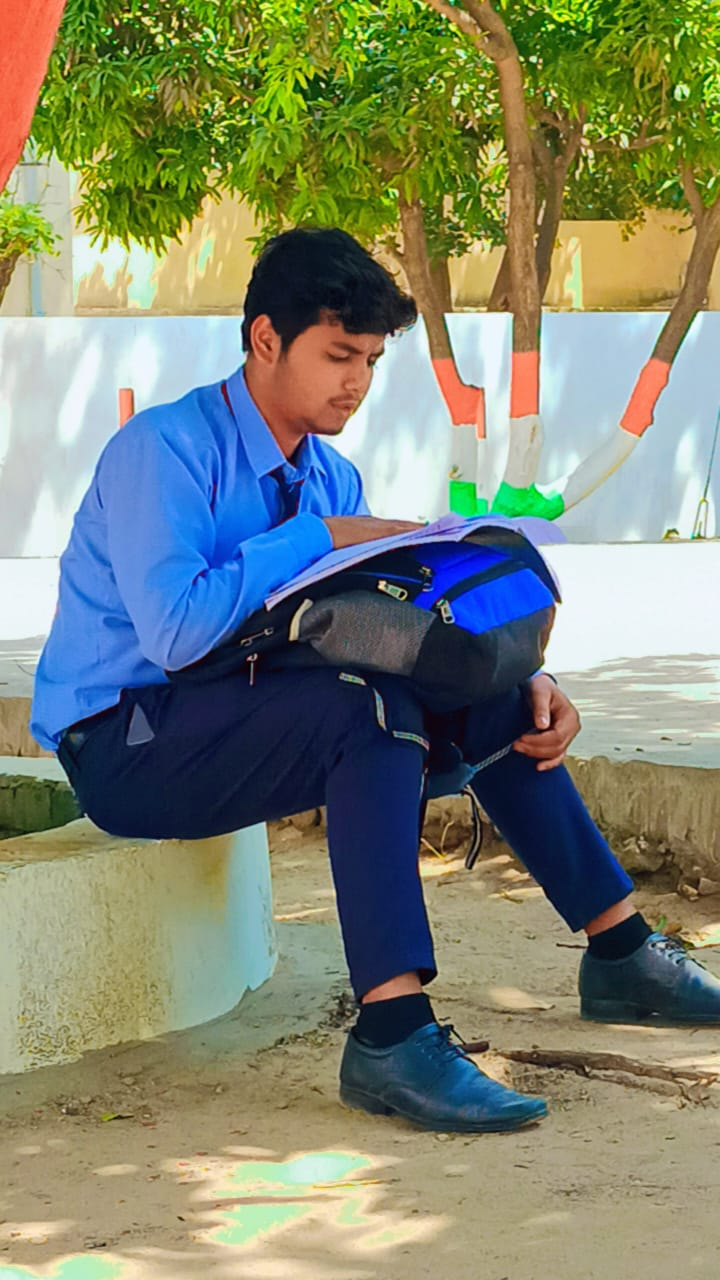
#> input picture avni.jpg, 720 x 1280 px, found by its file name
$ python Implement_Boundary_Feature_Descriptors.py
#> lines starting #> are read from the running program, lines starting #| are printed output that depends on the picture; after the words box and inside, x2 and y2 are one past the last pixel; in counts of white or black regions, pixels touching at a corner belong together; long printed decimals are rounded
import cv2

img = cv2.imread("C://Users//ASUS//OneDrive//Desktop//avni.jpg", 0)
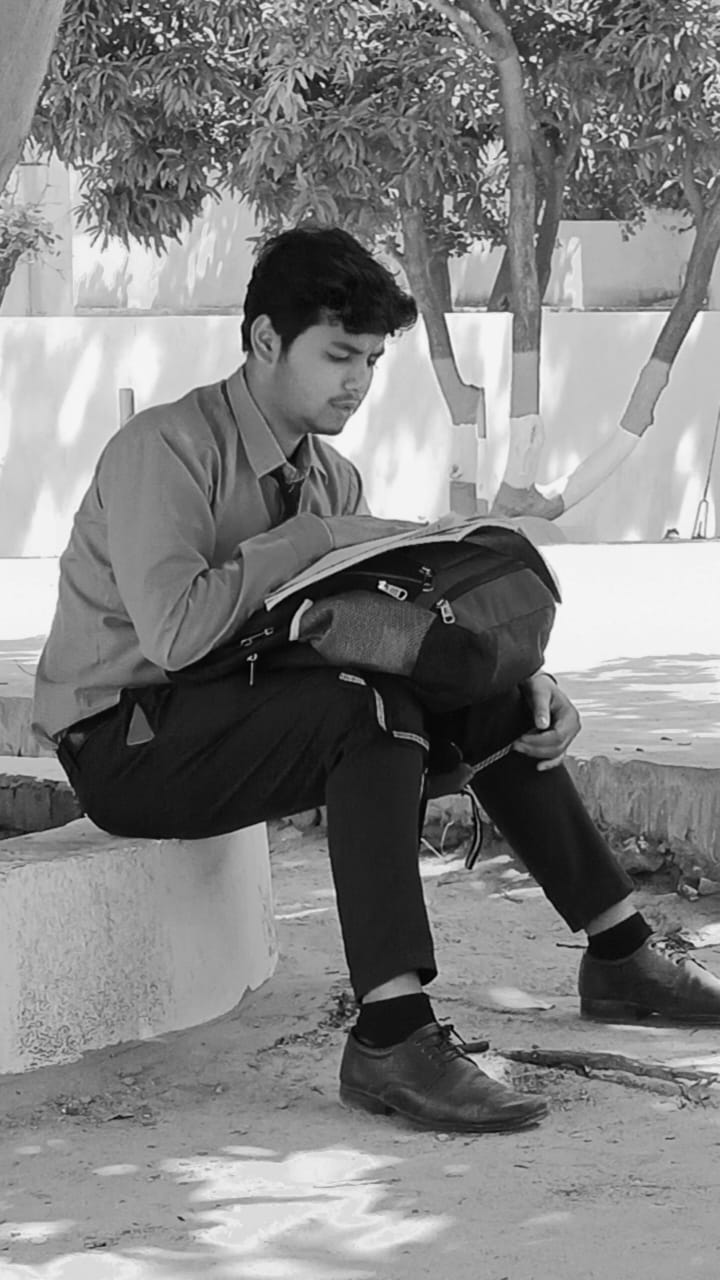
#> img: shape (1280, 720); min 0, max 254, mean 129.7
_, thresh = cv2.threshold(img, 127, 255, cv2.THRESH_BINARY)
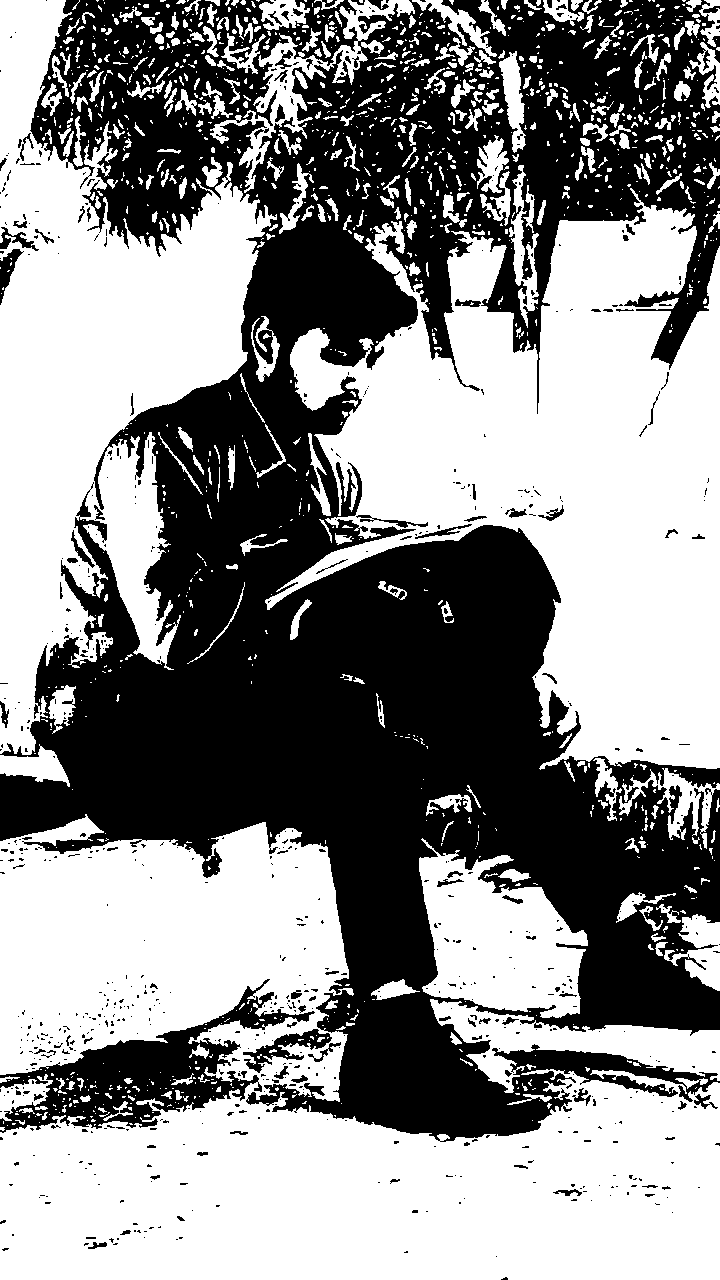
#> thresh: shape (1280, 720); 55% white; 760 black regions (656 under 20 px)
contours, _ = cv2.findContours(thresh, cv2.RETR_EXTERNAL, cv2.CHAIN_APPROX_SIMPLE)
#> contours = 1337 contours, 1082 with area under 20; largest, box (x1, y1, x2, y2) and area: (0, 814, 720, 1280) 192011, (265, 188, 720, 770) 136710, (0, 0, 277, 755) 93338, (419, 838, 588, 1018) 18538, (430, 999, 720, 1093) 9806

cnt = contours[0]
#> cnt = [[0, 1127], [0, 1129], [1, 1129], [2, 1130], [3, 1130], [4, 1129], [3, 1128], [4, 1127]]
perimeter = cv2.arcLength(cnt, True)
#> perimeter = 13.66
approx = cv2.approxPolyDP(cnt, 0.01 * perimeter, True)
#> approx has the same summary as cnt

print("Perimeter:", perimeter)
#| Perimeter: 13.657
print("Approximated vertices count:", len(approx))
#| Approximated vertices count: 8
